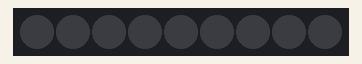
This sketch was run on a simulated Arduino Uno, built with avr-gcc and run on an emulated ATmega328P. Shown: 9 RGB LEDs in strip order, left to right. Dim RGB values are drawn brighter than linear; colours are those a GRB WS2812 strip shows for the declared byte order.

Above: at 2.1 s.
At 7.1 s:
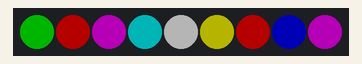

The sketch:

RGBCalibrate.ino
```cpp
#include "FastLED.h"


////////////////////////////////////////////////////////////////////////////////////////////////////
//
// RGB Calibration code
//
// Use this sketch to determine what the RGB ordering for your chipset should be.  Steps for setting up to use:

// * Uncomment the line in setup that corresponds to the LED chipset that you are using.  (Note that they
//   all explicitly specify the RGB order as RGB)
// * Define DATA_PIN to the pin that data is connected to.
// * (Optional) if using software SPI for chipsets that are SPI based, define CLOCK_PIN to the clock pin
// * Compile/upload/run the sketch

// You should see six leds on.  If the RGB ordering is correct, you should see 1 red led, 2 green
// leds, and 3 blue leds.  If you see different colors, the count of each color tells you what the
// position for that color in the rgb orering should be.  So, for example, if you see 1 Blue, and 2
// Red, and 3 Green leds then the rgb ordering should be BRG (Blue, Red, Green).

// You can then test this ordering by setting the RGB ordering in the addLeds line below to the new ordering
// and it should come out correctly, 1 red, 2 green, and 3 blue.
//
//////////////////////////////////////////////////

#include "LowPower.h"
#include <LoRa.h>

#define NUM_LEDS 9

// Data pin that led data will be written out over
#define DATA_PIN 4
// Clock pin only needed for SPI based chipsets when not using hardware SPI
//#define CLOCK_PIN 8

CRGB leds[NUM_LEDS];
int lum = 63;

void setup() {
    // sanity check delay - allows reprogramming if accidently blowing power w/leds
    delay(2000);

    // Uncomment one of the following lines for your leds arrangement.

     FastLED.addLeds<WS2812, DATA_PIN, RGB>(leds, NUM_LEDS);

}

void loop() {
  LoRa.sleep(); // move LoRa transciever in Sleep mode
    leds[0] = CRGB(0,0,0);
    leds[1] = CRGB(0,0,0);
    leds[2] = CRGB(0,0,0);
    leds[3] = CRGB(0,0,0);
    leds[4] = CRGB(0,0,0);
    leds[5] = CRGB(0,0,0);
    leds[6] = CRGB(0,0,0);
    leds[7] = CRGB(0,0,0);
    leds[8] = CRGB(0,0,0);
    FastLED.show();
    do_sleep(5);
    leds[0] = CRGB(lum,0,0);
    leds[1] = CRGB(0,lum,0);
    leds[2] = CRGB(0,lum,lum);
    leds[3] = CRGB(lum,0,lum);
    leds[4] = CRGB(lum,lum,lum);
    leds[5] = CRGB(lum,lum,0);
    leds[6] = CRGB(0,lum,0);
    leds[7] = CRGB(0,0,lum);
    leds[8] = CRGB(0,lum,lum);
    FastLED.show();
    do_sleep(5);

}

void do_sleep(unsigned int sleepyTime) {
  unsigned int eights = sleepyTime / 8;
  unsigned int fours = (sleepyTime % 8) / 4;
  unsigned int twos = ((sleepyTime % 8) % 4) / 2;
  unsigned int ones = ((sleepyTime % 8) % 4) % 2;

#ifdef SHOW_DEBUGINFO
  Serial.print("Sleeping for ");
  Serial.print(sleepyTime);
  Serial.println(" seconds");
  delay(100); //Wait for serial to complete
#endif


  for ( int x = 0; x < eights; x++) {
    // put the processor to sleep for 8 seconds
    LowPower.powerDown(SLEEP_8S, ADC_OFF, BOD_OFF);
  }
  for ( int x = 0; x < fours; x++) {
    // put the processor to sleep for 4 seconds
    LowPower.powerDown(SLEEP_4S, ADC_OFF, BOD_OFF);
  }
  for ( int x = 0; x < twos; x++) {
    // put the processor to sleep for 2 seconds
    LowPower.powerDown(SLEEP_2S, ADC_OFF, BOD_OFF);
  }
  for ( int x = 0; x < ones; x++) {
    // put the processor to sleep for 1 seconds
    LowPower.powerDown(SLEEP_1S, ADC_OFF, BOD_OFF);
  }
  addMillis(sleepyTime * 1000);
}

extern volatile unsigned long timer0_millis;
void addMillis(unsigned long extra_millis) {
  uint8_t oldSREG = SREG;
  cli();
  timer0_millis += extra_millis;
  SREG = oldSREG;
  sei();
}
```

Measured:
- what the display in image 0 shows lasts 5.0 s, from 2.0 s to 7.0 s
